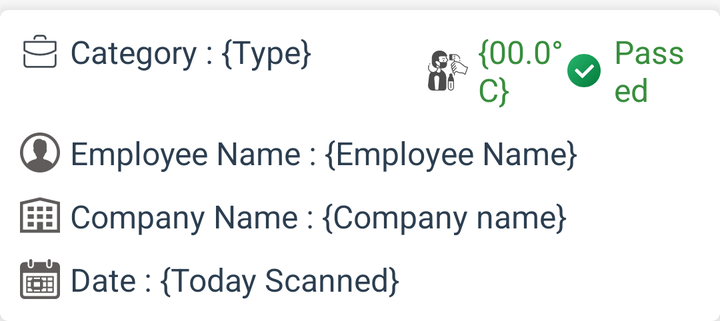
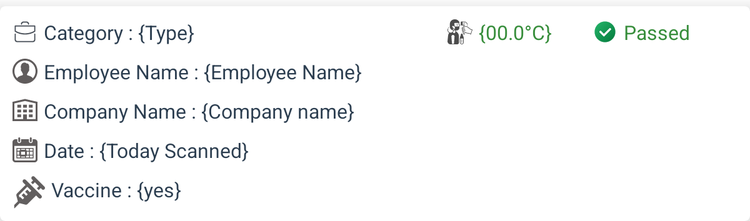

An Android layout and its configuration variant, each rendered on a device that would load it. The default file and the variant file are quoted in full after the pictures.
<!-- AndroidManifest.xml: application theme Theme.ContactTracingApp -->
<!-- res/layout/transaction_record_list.xml -->
<?xml version="1.0" encoding="utf-8"?>
<com.google.android.material.card.MaterialCardView xmlns:android="http://schemas.android.com/apk/res/android"
    android:layout_width="match_parent"
    android:layout_height="wrap_content"
    xmlns:tools="http://schemas.android.com/tools"
    android:layout_marginTop="5dp"
    xmlns:app="http://schemas.android.com/apk/res-auto"
    app:cardElevation="10dp"
    app:cardMaxElevation="10dp"
    android:id="@+id/card">


    <LinearLayout
        android:padding="10dp"
        android:layout_width="match_parent"
        android:layout_height="wrap_content"
        android:orientation="vertical">

        <LinearLayout
            android:layout_width="match_parent"
            android:layout_height="wrap_content"
            android:orientation="horizontal">

            <TextView
                android:id="@+id/category"
                android:textColor="#2c3e50"
                android:drawablePadding="5dp"
                android:drawableLeft="@drawable/work_type"
                android:textSize="16sp"
                android:layout_width="0dp"
                android:layout_height="wrap_content"
                android:layout_weight="3"
                tools:text="Category : {Type}"/>




            <TextView
                android:id="@+id/temp"
                android:textColor="#388E3C"
                android:drawablePadding="5dp"
                android:drawableLeft="@drawable/temperature_icon"
                android:textSize="16sp"
                android:layout_width="0dp"
                android:layout_height="wrap_content"
                android:layout_weight="1"
                tools:text="{00.0°C}"/>

            <TextView
                android:id="@+id/passed"
                android:textColor="#388E3C"
                android:textSize="16sp"
                android:layout_width="0dp"
                android:layout_height="wrap_content"
                android:layout_weight="1"
                tools:text="Passed"
                android:drawablePadding="5dp"
                android:drawableLeft="@drawable/icons8_ok_3"/>

        </LinearLayout>

        <TextView
            android:id="@+id/name"
            android:layout_marginTop="10dp"
            android:layout_width="match_parent"
            android:layout_height="wrap_content"
            android:textSize="16sp"
            android:textColor="#2c3e50"
            tools:text="Employee Name : {Employee Name}"
            android:drawablePadding="5dp"
            android:drawableLeft="@drawable/icons8_male_user"/>

        <TextView
            android:id="@+id/company"
            android:layout_marginTop="10dp"
            android:layout_width="match_parent"
            android:layout_height="wrap_content"
            android:textSize="16sp"
            android:textColor="#2c3e50"
            tools:text="Company Name : {Company name}"
            android:drawablePadding="5dp"
            android:drawableLeft="@drawable/icons8_department"/>

        <TextView
            android:id="@+id/date"
            android:layout_marginTop="10dp"
            android:layout_width="match_parent"
            android:layout_height="wrap_content"
            android:textSize="16sp"
            android:textColor="#2c3e50"
            tools:text="Date : {Today Scanned}"
            android:drawablePadding="5dp"
            android:drawableLeft="@drawable/icons8_event"/>


    </LinearLayout>

</com.google.android.material.card.MaterialCardView>
<!-- resources referenced by this layout -->
<resources>
  <!-- drawable icons8_department (drawable) -->
  <vector xmlns:android="http://schemas.android.com/apk/res/android"
      android:width="20dp"
      android:height="20dp"
      android:viewportWidth="26"
      android:viewportHeight="26">
    <path
        android:pathData="M13,1L0,4L0,24L26,24L26,4ZM13,3.0938L24,5.5938L24,22L15,22L15,17L11,17L11,22L2,22L2,5.5938ZM5,7L5,10L9,10L9,7ZM11,7L11,10L15,10L15,7ZM17,7L17,10L21,10L21,7ZM5,12L5,15L9,15L9,12ZM11,12L11,15L15,15L15,12ZM17,12L17,15L21,15L21,12ZM5,17L5,20L9,20L9,17ZM17,17L17,20L21,20L21,17Z"
        android:fillColor="#605C5C"/>
  </vector>
  <!-- drawable icons8_male_user (drawable) -->
  <vector xmlns:android="http://schemas.android.com/apk/res/android"
      android:width="20dp"
      android:height="20dp"
      android:viewportWidth="26"
      android:viewportHeight="26">
    <path
        android:pathData="M13,0C5.832,0 0,5.832 0,13C0,20.168 5.832,26 13,26C20.168,26 26,20.168 26,13C26,5.832 20.168,0 13,0ZM13,2C19.0859,2 24,6.9141 24,13C24,15.8594 22.9063,18.4531 21.125,20.4063C20.375,19.0273 18.168,17.8945 15.8125,17.4063C15.8125,17.4063 14.6875,17.1016 15.1875,16C15.8867,15.1016 16.3125,14.1133 16.3125,13.8125C16.3125,13.8125 17.3047,13.0117 17.4063,11.8125C17.5078,10.7109 17.1875,10.5938 17.1875,10.5938C17.5859,9.293 17.6953,4.3984 14.5938,5C14.0938,4 10.8125,3.207 9.3125,5.9063C8.6133,7.207 8.3008,9.1016 9,10.5C9,10.6016 8.7891,10.3945 8.6875,11.0938C8.6875,11.793 9.0117,12.7891 9.3125,13.1875C9.4141,13.3867 9.6133,13.4922 9.8125,13.5938C9.8125,13.5938 10.0078,14.8047 10.9063,15.9063C11.1055,16.8047 10.1875,17.3125 10.1875,17.3125C7.75,17.8008 5.5352,18.9336 4.7813,20.3125C3.0508,18.3711 2,15.8125 2,13C2,6.9141 6.9141,2 13,2Z"
        android:fillColor="#605C5C"/>
  </vector>
  <!-- drawable work_type (drawable) -->
  <vector xmlns:android="http://schemas.android.com/apk/res/android"
      android:width="20dp"
      android:height="20dp"
      android:viewportWidth="128"
      android:viewportHeight="128">
    <path
        android:pathData="M104,114H25c-5.5,0 -10,-4.5 -10,-10V34h99v70C114,109.5 109.5,114 104,114z"
        android:fillColor="#fff"/>
    <path
        android:pathData="M104,117H24c-7.2,0 -13,-5.8 -13,-13V76c0,-1.7 1.3,-3 3,-3s3,1.3 3,3v28c0,3.9 3.1,7 7,7h80c3.9,0 7,-3.1 7,-7V76c0,-1.7 1.3,-3 3,-3s3,1.3 3,3v28C117,111.2 111.2,117 104,117z"
        android:fillColor="#444b54"/>
    <path
        android:pathData="M64,77.9c-17.8,0 -35.6,-4.8 -51.5,-14.3C11.6,63 11,62.1 11,61V35c0,-2.2 1.8,-4 4,-4h98c2.2,0 4,1.8 4,4v26c0,1.1 -0.6,2 -1.5,2.6C99.6,73.1 81.8,77.9 64,77.9zM17,59.3c29.1,16.8 64.9,16.8 94,0V37H17V59.3zM82,27c-1.7,0 -3,-1.3 -3,-3 0,-3.9 -3.1,-7 -7,-7H56c-3.9,0 -7,3.1 -7,7 0,1.7 -1.3,3 -3,3s-3,-1.3 -3,-3c0,-7.2 5.8,-13 13,-13h16c7.2,0 13,5.8 13,13C85,25.7 83.7,27 82,27z"
        android:fillColor="#444b54"/>
  </vector>
  <style name="Theme.ContactTracingApp" parent="Theme.MaterialComponents.DayNight.NoActionBar">
          
          <item name="colorPrimary">@color/purple_500</item>
          <item name="colorPrimaryVariant">@color/purple_700</item>
          <item name="colorOnPrimary">@color/white</item>
          
          <item name="colorSecondary">@color/teal_200</item>
          <item name="colorSecondaryVariant">@color/teal_700</item>
          <item name="colorOnSecondary">@color/black</item>
          
          <item name="android:statusBarColor" tools:targetApi="l">?attr/colorPrimaryVariant</item>
          
      </style>
  <color name="purple_500">#27ae60</color>
  <color name="purple_700">#2ecc71</color>
  <color name="white">#FFFFFFFF</color>
  <color name="teal_200">#e74c3c</color>
  <color name="teal_700">#ecf0f1</color>
  <color name="black">#2c3e50</color>
  <!-- some entries are left out for length -->
</resources>
<!-- res/layout-sw600dp/transaction_record_list.xml (the repository's variant of the layout above) -->
<!-- drawn on a 7-inch tablet held upright -->
<?xml version="1.0" encoding="utf-8"?>
<com.google.android.material.card.MaterialCardView xmlns:android="http://schemas.android.com/apk/res/android"
    android:layout_width="match_parent"
    android:layout_height="wrap_content"
    xmlns:tools="http://schemas.android.com/tools"
    android:layout_marginTop="5dp"
    xmlns:app="http://schemas.android.com/apk/res-auto"
    app:cardElevation="10dp"
    app:cardMaxElevation="10dp"
    android:id="@+id/card">


    <LinearLayout
        android:padding="10dp"
        android:layout_width="match_parent"
        android:layout_height="wrap_content"
        android:orientation="vertical">

        <LinearLayout
            android:layout_width="match_parent"
            android:layout_height="wrap_content"
            android:orientation="horizontal">

            <TextView
                android:id="@+id/category"
                android:textColor="#2c3e50"
                android:drawablePadding="5dp"
                android:drawableLeft="@drawable/work_type"
                android:textSize="16sp"
                android:layout_width="0dp"
                android:layout_height="wrap_content"
                android:layout_weight="3"
                tools:text="Category : {Type}"/>




            <TextView
                android:id="@+id/temp"
                android:textColor="#388E3C"
                android:drawablePadding="5dp"
                android:drawableLeft="@drawable/temperature_icon"
                android:textSize="16sp"
                android:layout_width="0dp"
                android:layout_height="wrap_content"
                android:layout_weight="1"
                tools:text="{00.0°C}"/>

            <TextView
                android:id="@+id/passed"
                android:textColor="#388E3C"
                android:textSize="16sp"
                android:layout_width="0dp"
                android:layout_height="wrap_content"
                android:layout_weight="1"
                tools:text="Passed"
                android:drawablePadding="5dp"
                android:drawableLeft="@drawable/icons8_ok_3"/>

        </LinearLayout>

        <TextView
            android:id="@+id/name"
            android:layout_marginTop="10dp"
            android:layout_width="match_parent"
            android:layout_height="wrap_content"
            android:textSize="16sp"
            android:textColor="#2c3e50"
            tools:text="Employee Name : {Employee Name}"
            android:drawablePadding="5dp"
            android:drawableLeft="@drawable/icons8_male_user"/>

        <TextView
            android:id="@+id/company"
            android:layout_marginTop="10dp"
            android:layout_width="match_parent"
            android:layout_height="wrap_content"
            android:textSize="16sp"
            android:textColor="#2c3e50"
            tools:text="Company Name : {Company name}"
            android:drawablePadding="5dp"
            android:drawableLeft="@drawable/icons8_department"/>

        <TextView
            android:id="@+id/date"
            android:layout_marginTop="10dp"
            android:layout_width="match_parent"
            android:layout_height="wrap_content"
            android:textSize="16sp"
            android:textColor="#2c3e50"
            tools:text="Date : {Today Scanned}"
            android:drawablePadding="5dp"
            android:drawableLeft="@drawable/icons8_event"/>

        <TextView
            android:id="@+id/vaccine"
            android:layout_marginTop="10dp"
            android:layout_width="match_parent"
            android:layout_height="wrap_content"
            android:textSize="16sp"
            android:textColor="#2c3e50"
            tools:text="Vaccine : {yes}"
            android:drawablePadding="5dp"
            android:drawableLeft="@drawable/ic_icons8_syringe"/>


    </LinearLayout>

</com.google.android.material.card.MaterialCardView>
